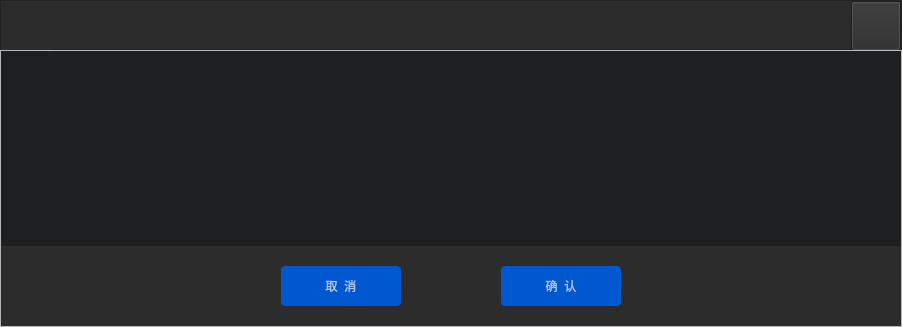
<?xml version="1.0" encoding="UTF-8"?>
<ui version="4.0">
 <class>MessageBoxGui</class>
 <widget class="QDialog" name="MessageBoxGui">
  <property name="geometry">
   <rect>
    <x>0</x>
    <y>0</y>
    <width>902</width>
    <height>327</height>
   </rect>
  </property>
  <property name="windowTitle">
   <string>messageDialog</string>
  </property>
  <property name="styleSheet">
   <string notr="true">QDialog {
background: #1E1F21;
box-shadow: 0 4px 8px 0 rgba(0,0,0,0.20);
border-radius: 0 0 4px 4px;
border-radius: 0px 0px 4px 4px;
}</string>
  </property>
  <layout class="QGridLayout" name="gridLayout_2">
   <property name="leftMargin">
    <number>0</number>
   </property>
   <property name="topMargin">
    <number>0</number>
   </property>
   <property name="rightMargin">
    <number>0</number>
   </property>
   <property name="bottomMargin">
    <number>0</number>
   </property>
   <property name="spacing">
    <number>0</number>
   </property>
   <item row="0" column="0">
    <layout class="QVBoxLayout" name="verticalLayout_2">
     <property name="spacing">
      <number>0</number>
     </property>
     <item>
      <widget class="QFrame" name="frame_title">
       <property name="minimumSize">
        <size>
         <width>0</width>
         <height>50</height>
        </size>
       </property>
       <property name="maximumSize">
        <size>
         <width>16777215</width>
         <height>50</height>
        </size>
       </property>
       <property name="styleSheet">
        <string notr="true">background-color:  #2C2C2C;</string>
       </property>
       <property name="frameShape">
        <enum>QFrame::StyledPanel</enum>
       </property>
       <property name="frameShadow">
        <enum>QFrame::Raised</enum>
       </property>
       <layout class="QGridLayout" name="gridLayout">
        <property name="leftMargin">
         <number>0</number>
        </property>
        <property name="topMargin">
         <number>0</number>
        </property>
        <property name="rightMargin">
         <number>0</number>
        </property>
        <property name="bottomMargin">
         <number>0</number>
        </property>
        <property name="spacing">
         <number>0</number>
        </property>
        <item row="0" column="0">
         <layout class="QHBoxLayout" name="horizontalLayout_6">
          <item>
           <widget class="QLabel" name="label_icon">
            <property name="minimumSize">
             <size>
              <width>50</width>
              <height>50</height>
             </size>
            </property>
            <property name="maximumSize">
             <size>
              <width>50</width>
              <height>50</height>
             </size>
            </property>
            <property name="styleSheet">
             <string notr="true">color: rgb(255, 255, 255);</string>
            </property>
            <property name="text">
             <string/>
            </property>
           </widget>
          </item>
          <item>
           <spacer name="horizontalSpacer_3">
            <property name="orientation">
             <enum>Qt::Horizontal</enum>
            </property>
            <property name="sizeHint" stdset="0">
             <size>
              <width>40</width>
              <height>20</height>
             </size>
            </property>
           </spacer>
          </item>
          <item>
           <widget class="QToolButton" name="toolbutton_close">
            <property name="minimumSize">
             <size>
              <width>50</width>
              <height>50</height>
             </size>
            </property>
            <property name="maximumSize">
             <size>
              <width>50</width>
              <height>50</height>
             </size>
            </property>
            <property name="text">
             <string/>
            </property>
           </widget>
          </item>
         </layout>
        </item>
       </layout>
      </widget>
     </item>
     <item>
      <widget class="QFrame" name="frame_main">
       <property name="styleSheet">
        <string notr="true"/>
       </property>
       <property name="frameShape">
        <enum>QFrame::StyledPanel</enum>
       </property>
       <property name="frameShadow">
        <enum>QFrame::Raised</enum>
       </property>
       <layout class="QGridLayout" name="gridLayout_3">
        <property name="leftMargin">
         <number>0</number>
        </property>
        <property name="topMargin">
         <number>0</number>
        </property>
        <property name="rightMargin">
         <number>0</number>
        </property>
        <property name="bottomMargin">
         <number>0</number>
        </property>
        <property name="spacing">
         <number>0</number>
        </property>
        <item row="0" column="0">
         <layout class="QVBoxLayout" name="verticalLayout_4">
          <item>
           <spacer name="verticalSpacer">
            <property name="orientation">
             <enum>Qt::Vertical</enum>
            </property>
            <property name="sizeType">
             <enum>QSizePolicy::Fixed</enum>
            </property>
            <property name="sizeHint" stdset="0">
             <size>
              <width>20</width>
              <height>40</height>
             </size>
            </property>
           </spacer>
          </item>
          <item>
           <layout class="QVBoxLayout" name="verticalLayout">
            <item>
             <layout class="QHBoxLayout" name="horizontalLayout_2">
              <item>
               <spacer name="horizontalSpacer">
                <property name="orientation">
                 <enum>Qt::Horizontal</enum>
                </property>
                <property name="sizeHint" stdset="0">
                 <size>
                  <width>40</width>
                  <height>20</height>
                 </size>
                </property>
               </spacer>
              </item>
              <item>
               <layout class="QHBoxLayout" name="horizontalLayout" stretch="1">
                <item>
                 <widget class="QLabel" name="label_head">
                  <property name="minimumSize">
                   <size>
                    <width>0</width>
                    <height>25</height>
                   </size>
                  </property>
                  <property name="font">
                   <font>
                    <pointsize>16</pointsize>
                   </font>
                  </property>
                  <property name="styleSheet">
                   <string notr="true">color: rgba(255, 255, 255, 170);
border: 0px solid;</string>
                  </property>
                  <property name="text">
                   <string/>
                  </property>
                  <property name="alignment">
                   <set>Qt::AlignCenter</set>
                  </property>
                 </widget>
                </item>
               </layout>
              </item>
              <item>
               <spacer name="horizontalSpacer_2">
                <property name="orientation">
                 <enum>Qt::Horizontal</enum>
                </property>
                <property name="sizeHint" stdset="0">
                 <size>
                  <width>40</width>
                  <height>20</height>
                 </size>
                </property>
               </spacer>
              </item>
             </layout>
            </item>
            <item>
             <widget class="QLabel" name="label_hint">
              <property name="sizePolicy">
               <sizepolicy hsizetype="Preferred" vsizetype="Preferred">
                <horstretch>0</horstretch>
                <verstretch>0</verstretch>
               </sizepolicy>
              </property>
              <property name="minimumSize">
               <size>
                <width>0</width>
                <height>50</height>
               </size>
              </property>
              <property name="font">
               <font>
                <family>PingFangSC-Medium</family>
                <pointsize>-1</pointsize>
               </font>
              </property>
              <property name="styleSheet">
               <string notr="true">font-family: PingFangSC-Medium;
font-size: 18px;
color: rgba(255,255,255,0.80);
letter-spacing: 0;
line-height: 20px;</string>
              </property>
              <property name="text">
               <string/>
              </property>
              <property name="alignment">
               <set>Qt::AlignCenter</set>
              </property>
              <property name="wordWrap">
               <bool>true</bool>
              </property>
              <property name="indent">
               <number>0</number>
              </property>
             </widget>
            </item>
            <item>
             <spacer name="verticalSpacer_2">
              <property name="orientation">
               <enum>Qt::Vertical</enum>
              </property>
              <property name="sizeHint" stdset="0">
               <size>
                <width>20</width>
                <height>40</height>
               </size>
              </property>
             </spacer>
            </item>
           </layout>
          </item>
         </layout>
        </item>
        <item row="1" column="0">
         <widget class="QFrame" name="frame_btn">
          <property name="minimumSize">
           <size>
            <width>0</width>
            <height>80</height>
           </size>
          </property>
          <property name="maximumSize">
           <size>
            <width>16777215</width>
            <height>80</height>
           </size>
          </property>
          <property name="styleSheet">
           <string notr="true">QFrame {
background: #2C2C2C;
box-shadow: 0 -1px 0 0 rgba(0,0,0,0.80);
border-radius: 0 0 4px 4px;
border-radius: 0px 0px 4px 4px;
}</string>
          </property>
          <property name="frameShape">
           <enum>QFrame::StyledPanel</enum>
          </property>
          <property name="frameShadow">
           <enum>QFrame::Raised</enum>
          </property>
          <layout class="QHBoxLayout" name="horizontalLayout_5">
           <item>
            <layout class="QHBoxLayout" name="horizontalLayout_4">
             <property name="spacing">
              <number>100</number>
             </property>
             <item>
              <spacer name="horizontalSpacer_4">
               <property name="orientation">
                <enum>Qt::Horizontal</enum>
               </property>
               <property name="sizeHint" stdset="0">
                <size>
                 <width>40</width>
                 <height>20</height>
                </size>
               </property>
              </spacer>
             </item>
             <item>
              <widget class="QPushButton" name="pushbutton_cancel">
               <property name="minimumSize">
                <size>
                 <width>120</width>
                 <height>40</height>
                </size>
               </property>
               <property name="styleSheet">
                <string notr="true">QPushButton{
color:rgba(255,255,255,170);
background: #0058D0;
border-radius: 4px;
border-radius: 4px;
}
QPushButton:pressed {  
    /* 改变背景色 */  
    background-color:rgb(40,85,20);  

    /* 改变边框风格 */  
    border-style:inset;  

    /* 使文字有一点移动 */  
    padding-left:6px;  
    padding-top:6px;  
}  
QPushButton:hover {  
    /* 改变背景色 */    
	background-color: rgb(0, 170, 255);
}</string>
               </property>
               <property name="text">
                <string>取  消</string>
               </property>
              </widget>
             </item>
             <item>
              <widget class="QPushButton" name="pushbutton_ok">
               <property name="minimumSize">
                <size>
                 <width>120</width>
                 <height>40</height>
                </size>
               </property>
               <property name="styleSheet">
                <string notr="true">QPushButton{
color:rgba(255,255,255,170);
background: #0058D0;
border-radius: 4px;
border-radius: 4px;
}
QPushButton:pressed {  
    /* 改变背景色 */  
    background-color:rgb(40,85,20);  

    /* 改变边框风格 */  
    border-style:inset;  

    /* 使文字有一点移动 */  
    padding-left:6px;  
    padding-top:6px;  
}  
QPushButton:hover {  
    /* 改变背景色 */    
	background-color: rgb(0, 170, 255);
}</string>
               </property>
               <property name="text">
                <string>确  认</string>
               </property>
              </widget>
             </item>
             <item>
              <spacer name="horizontalSpacer_5">
               <property name="orientation">
                <enum>Qt::Horizontal</enum>
               </property>
               <property name="sizeHint" stdset="0">
                <size>
                 <width>40</width>
                 <height>20</height>
                </size>
               </property>
              </spacer>
             </item>
            </layout>
           </item>
          </layout>
         </widget>
        </item>
       </layout>
      </widget>
     </item>
    </layout>
   </item>
  </layout>
 </widget>
 <layoutdefault spacing="6" margin="11"/>
 <resources/>
 <connections/>
</ui>
